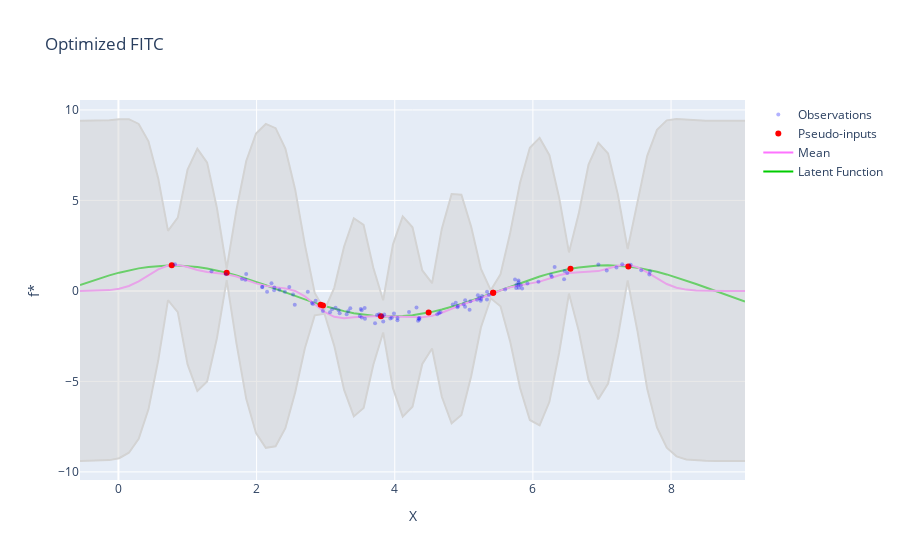

Source (notebook cell):
### Code cell
model4.optimize(iteration=1000, learning_rate=0.01)
mean4_opt, cov4_opt = model4.predict(X_pred.clone())

visualize(X, y, X_pred, f, mean4_opt, cov4_opt, p_inputs=model4.pseudo_inputs, title="Optimized FITC")
